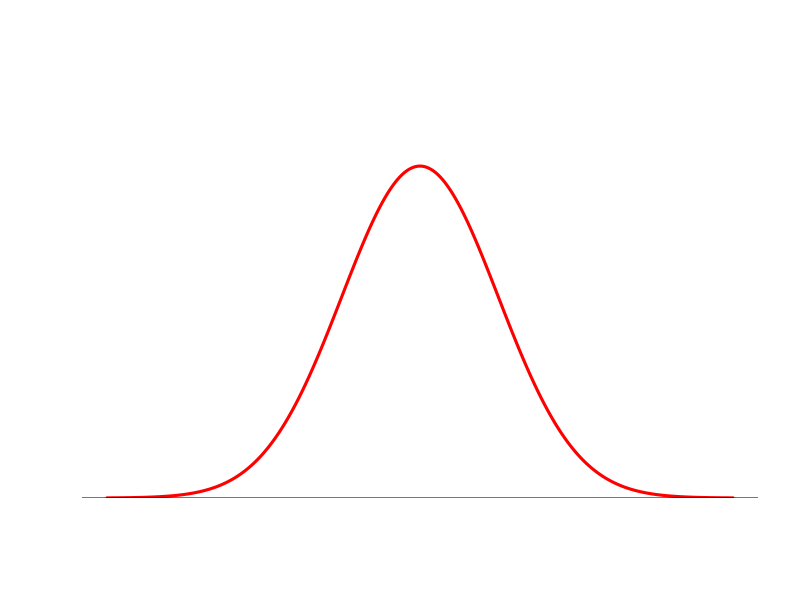
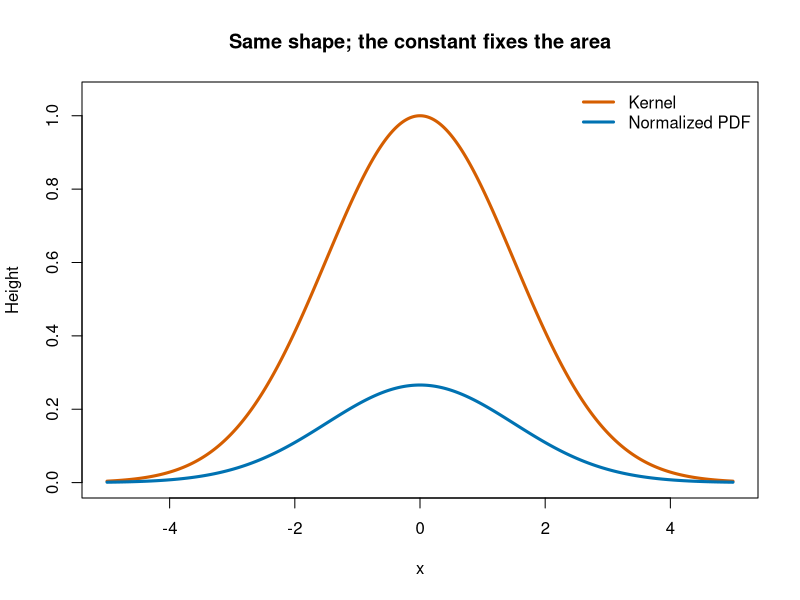
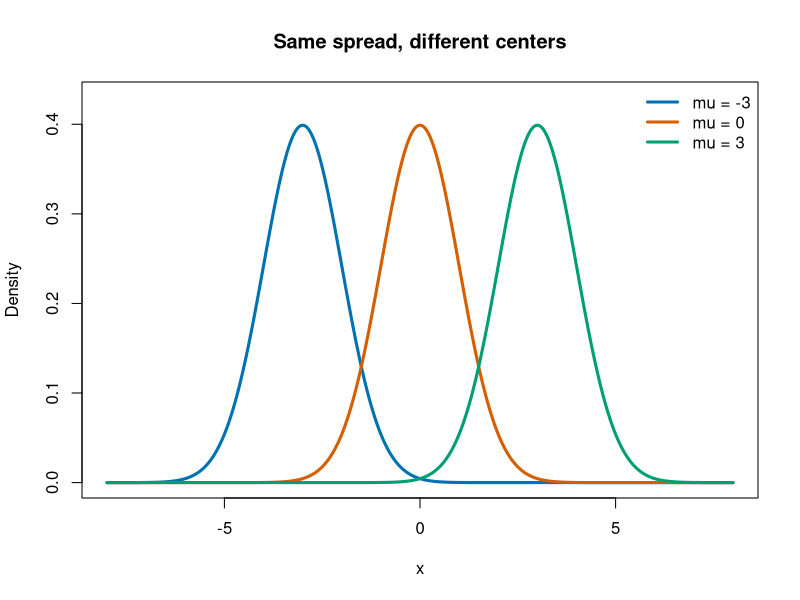
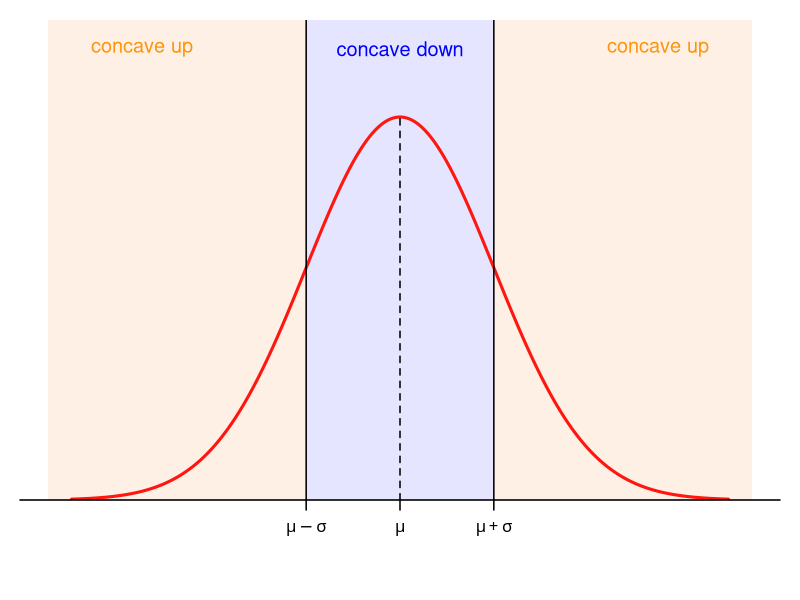
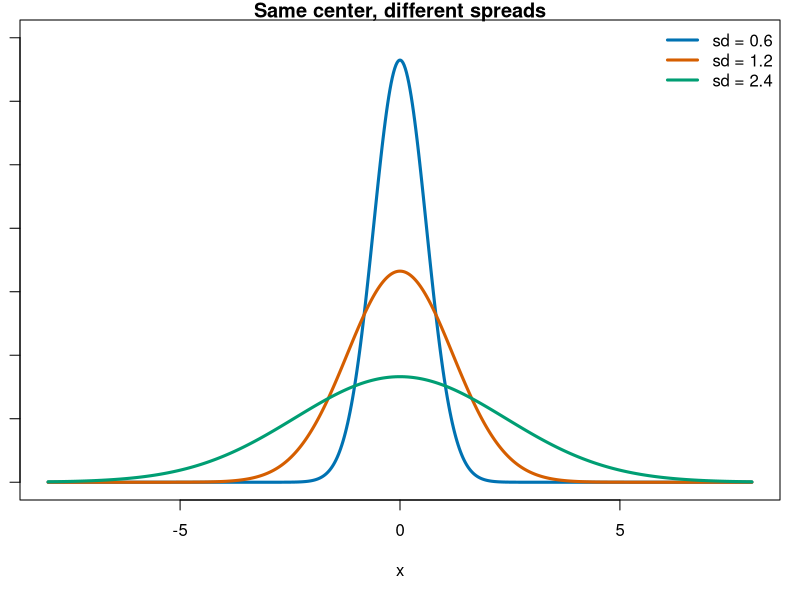
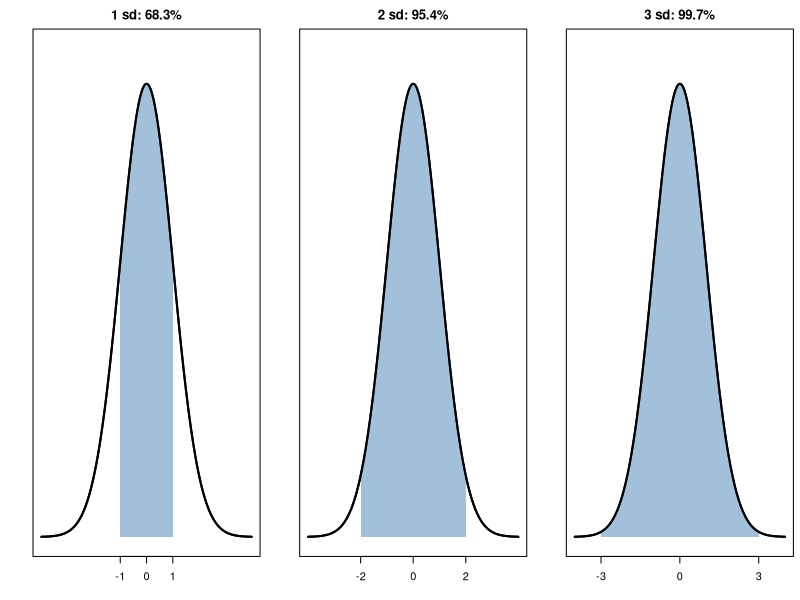
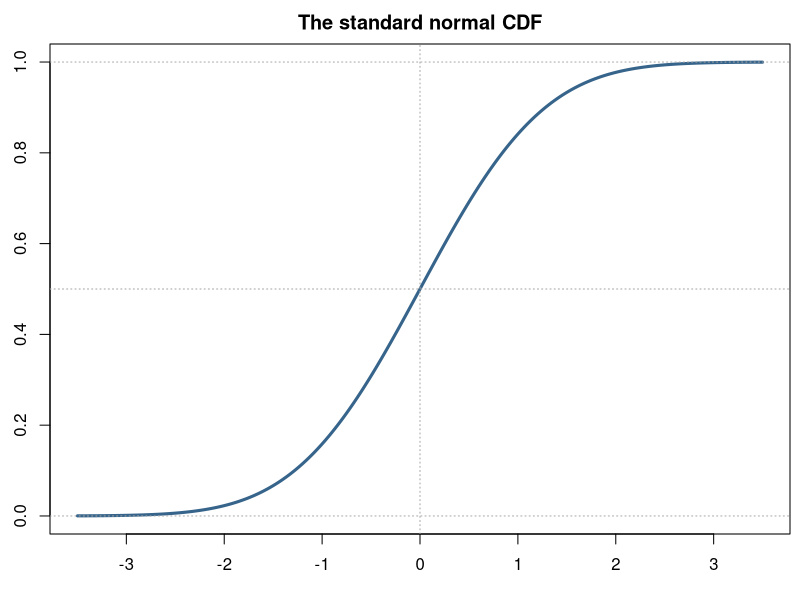
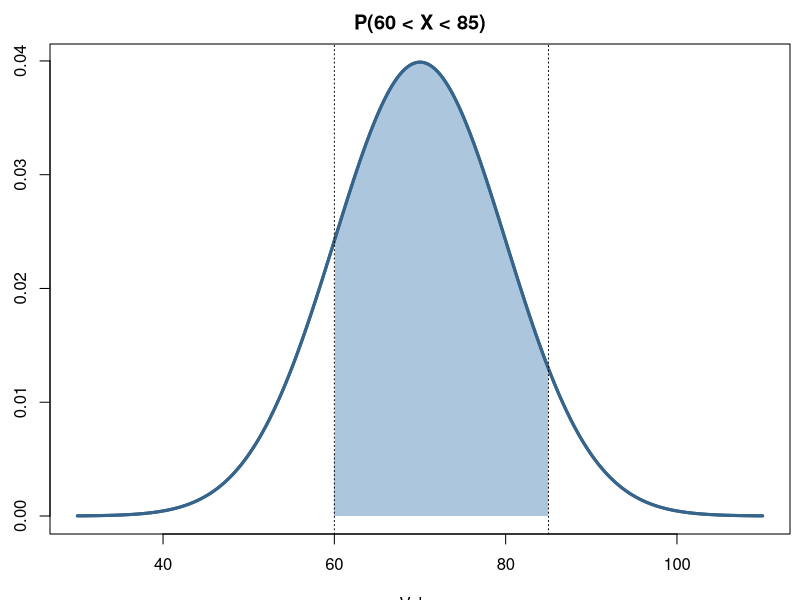

Source code (R) for these figures, in order:
## ---- chunk 1
#| echo: false
x <- seq(-4, 4, length.out = 600)
plot(x, dnorm(x), type = "l", lwd = 3, col = "red",
     xlab = "", main = "", ylab = "", bty = "n", xaxt = "n", yaxt = "n", yaxs = "i", ylim = c(0, 0.5))
abline(h = 0)
## ---- chunk 2
#| echo: false
mu <- 0; sd <- 1.5
x <- seq(-5, 5, length.out = 700)
kernel <- exp(-(x - mu)^2 / (2 * sd^2))
plot(x, kernel, type = "l", lwd = 3, col = "#D55E00",
     ylim = c(0, 1.05), xlab = "x", ylab = "Height",
     main = "Same shape; the constant fixes the area")
lines(x, dnorm(x, mean = mu, sd = sd), lwd = 3, col = "#0072B2")
legend("topright", c("Kernel", "Normalized PDF"),
       col = c("#D55E00", "#0072B2"), lwd = 3, bty = "n")
## ---- chunk 3
#| echo: false
x <- seq(-8, 8, length.out = 600)
plot(x, dnorm(x, -3, 1), type = "l", lwd = 3, col = "#0072B2",
     ylim = c(0, 0.43), xlab = "x", ylab = "Density",
     main = "Same spread, different centers")
lines(x, dnorm(x, 0, 1), lwd = 3, col = "#D55E00")
lines(x, dnorm(x, 3, 1), lwd = 3, col = "#009E73")
legend("topright", c("mu = -3", "mu = 0", "mu = 3"),
       col = c("#0072B2", "#D55E00", "#009E73"), lwd = 3, bty = "n")
## ---- chunk 4
#| echo: false
#| label: fig-concavity
#| fig-asp: 0.5

mu <- 0
sigma <- 1

x <- seq(-3.5, 3.5, length.out = 1000)
y <- dnorm(x, mu, sigma)

par(mar = c(5, 1, 1, 1))

plot(x, y, type = "n",
     xlim = c(-3.75, 3.75), ylim = c(0, .5),
     axes = FALSE,
     xlab = "",
     ylab = "",
     yaxs = "i")

## Background
rect(-3.75, 0, mu - sigma, .5, col = "#FFF0E6", border = NA)
rect(mu - sigma, 0, mu + sigma, .5, col = "#E5E5FF", border = NA)
rect(mu + sigma, 0, 3.75, .5, col = "#FFF0E6", border = NA)

## Density
lines(x, y, col = "#FF160F", lwd = 3)

## Axes
axis(1,
     at = c(10*min(x), mu - sigma, mu, mu + sigma, 10*max(x)),
     labels = c(NA, expression(mu - sigma),
                expression(mu),
                expression(mu + sigma),
                NA),
     lwd = 1.5)

#axis(1, at = c(mu - sigma, mu + sigma),
#     labels = FALSE, tcl = 0.5, lwd = 1.5)

## Concavity boundaries
abline(v = c(mu - sigma, mu + sigma), lwd = 1.5)

## Dashed line from x-axis to the peak
segments(mu, 0, mu, dnorm(mu, mu, sigma),
         lty = 2, lwd = 1.5)

## Labels
text(-2.75, .47, "concave up", col = "#FD9409", cex = 1.2)
text(mu,    .47, "concave down", col = "blue", cex = 1.2)
text( 2.75, .47, "concave up", col = "#FD9409", cex = 1.2)
## ---- chunk 5
#| echo: false
x <- seq(-8, 8, length.out = 600)
plot(x, dnorm(x, 0, 0.6), type = "l", lwd = 3, col = "#0072B2",
     ylim = c(0, 0.7), xlab = "x", ylab = "Density",
     main = "Same center, different spreads")
lines(x, dnorm(x, 0, 1.2), lwd = 3, col = "#D55E00")
lines(x, dnorm(x, 0, 2.4), lwd = 3, col = "#009E73")
legend("topright", c("sd = 0.6", "sd = 1.2", "sd = 2.4"),
       col = c("#0072B2", "#D55E00", "#009E73"), lwd = 3, bty = "n")
## ---- chunk 6
#| echo: false
#| fig-asp: 0.3
par(mfrow = c(1, 3), mar = c(3.3, 2.5, 2.2, 0.5))
x <- seq(-4, 4, length.out = 801)
for (k in 1:3) {
  y <- dnorm(x)
  plot(x, y, type = "l", lwd = 2, xlab = "", ylab = "",
       main = paste0(k, " sd: ", round(100 * (pnorm(k) - pnorm(-k)), 1), "%"),
       ylim = c(0, 0.43), axes = FALSE)
  polygon(c(-k, x[x >= -k & x <= k], k),
          c(0, y[x >= -k & x <= k], 0),
          col = adjustcolor("steelblue", alpha.f = 0.5), border = NA)
  lines(x, y, lwd = 2)
  axis(1, at = c(-k, 0, k))
  box()
}
par(mfrow = c(1, 1))
## ---- chunk 7
#| echo: false
x <- seq(-3.5, 3.5, length.out = 600)
plot(x, pnorm(x), type = "l", lwd = 3, col = "steelblue4",
     xlab = "z", ylab = "Phi(z)", main = "The standard normal CDF")
abline(h = c(0, 0.5, 1), lty = 3, col = "grey65")
abline(v = 0, lty = 3, col = "grey65")
## ---- chunk 8
#| echo: false
x <- seq(30, 110, length.out = 900)
y <- dnorm(x, 70, 10)
plot(x, y, type = "l", lwd = 3, col = "steelblue4",
     xlab = "Value", ylab = "Density", main = "P(60 < X < 85)")
inside <- x >= 60 & x <= 85
polygon(c(60, x[inside], 85), c(0, y[inside], 0),
        col = adjustcolor("steelblue", alpha.f = 0.45), border = NA)
lines(x, y, lwd = 3, col = "steelblue4")
abline(v = c(60, 85), lty = 3)
## ---- chunk 9
dnorm(70, mean = 70, sd = 10)
pnorm(85, mean = 70, sd = 10) - pnorm(60, mean = 70, sd = 10)
qnorm(0.95, mean = 70, sd = 10)
## ---- chunk 10
set.seed(8675309)
x <- rnorm(1000, 5.6, sqrt(22))
hist(x, freq = FALSE, breaks = "Scott")
curve(dnorm(x, 5.6, sqrt(22)), from = min(x), to = max(x), 
      col = "red", add = TRUE, lwd = 2)
## ---- chunk 11
pnorm(60, mean = 75, sd = 12)

pnorm(90, mean = 75, sd = 12, lower.tail = FALSE)

pnorm(85, mean = 75, sd = 12) -
  pnorm(70, mean = 75, sd = 12)

qnorm(0.9, mean = 75, sd = 12)
## ---- chunk 12
#| echo: false
x <- seq(0, 50, length.out = 800)
y <- dnorm(x, 24, 6)
plot(x, y, type = "l", lwd = 3, col = "steelblue4",
     xlab = "Minutes", ylab = "Density", main = "Less than 15 minutes")
i <- x <= 15
polygon(c(0, x[i], 15), c(0, y[i], 0),
        col = adjustcolor("tomato3", alpha.f = 0.5), border = NA)
lines(x, y, lwd = 3, col = "steelblue4")
abline(v = 15, lty = 2)
## ---- chunk 13
pnorm(15, mean = 24, sd = 6)

pnorm(30, mean = 24, sd = 6) -
  pnorm(20, mean = 24, sd = 6)

qnorm(0.95, mean = 24, sd = 6)

set.seed(240)
times <- rnorm(10000, mean = 24, sd = 6)
mean(times < 15)
sum(times < 0)
## ---- chunk 14
#| echo: false
x <- seq(0, 8, length.out = 600)
plot(x, dexp(x, rate = 1), type = "l", col = "steelblue4", lwd = 3,
     xlab = "Waiting time", ylab = "Density", main = "Exponential(rate = 1)")
## ---- chunk 15
gamma(1)
gamma(4)
factorial(3)
gamma(2.5)
## ---- chunk 16
#| echo: false
alpha <- 3; beta <- 1
x <- seq(0, 10, length.out = 700)
kernel <- x^(alpha - 1) * exp(-beta * x)
plot(x, kernel, type = "l", lwd = 3, col = "#D55E00",
     xlab = "x", ylab = "Height",
     main = "Gamma(shape = 3, rate = 1): kernel versus PDF")
lines(x, dgamma(x, shape = alpha, rate = beta),
      lwd = 3, col = "#0072B2")
legend("topright", c("Kernel", "Normalized PDF"),
       col = c("#D55E00", "#0072B2"), lwd = 3, bty = "n")
## ---- chunk 17
#| echo: false
x <- seq(0, 7, length.out = 600)
plot(x, dexp(x, rate = 1), type = "l", col = "#D55E00", lwd = 4,
     xlab = "x", ylab = "Density", main = "Two names, the same distribution")
lines(x, dgamma(x, shape = 1, rate = 1), col = "#0072B2", lwd = 2, lty = 2)
legend("topright", c("Exponential(1)", "Gamma(shape=1, rate=1)"),
       col = c("#D55E00", "#0072B2"), lwd = c(4, 2), lty = c(1, 2), bty = "n")
## ---- chunk 18
#| echo: false
x <- seq(0, 12, length.out = 600)
plot(x, dgamma(x, 1, rate = 0.7), type = "l", lwd = 3, col = "#D55E00",
     ylim = c(0, 0.72), xlab = "Total waiting time", ylab = "Density",
     main = "Sum of 1, 3, or 5 independent exponential waits")
lines(x, dgamma(x, 3, rate = 0.7), lwd = 3, col = "#0072B2")
lines(x, dgamma(x, 5, rate = 0.7), lwd = 3, col = "#009E73")
legend("topright", c("1 wait", "3 waits", "5 waits"),
       col = c("#D55E00", "#0072B2", "#009E73"), lwd = 3, bty = "n")
## ---- chunk 19
dgamma(2, shape = 3, rate = 1)
pgamma(2, shape = 3, rate = 1)
qgamma(0.9, shape = 3, rate = 1)
rgamma(5, shape = 3, rate = 1)
## ---- chunk 20
set.seed(8675309)
x <- rgamma(1000, 2, 2)
hist(x, freq = FALSE, breaks = "Scott")
curve(dgamma(x, 2, rate = 2), from = min(x), to = max(x), 
      col = "red", add = TRUE, lwd = 2)
## ---- chunk 21
#| echo: false
x <- seq(0, 22, length.out = 900)
y <- dgamma(x, shape = 4, rate = 0.5)
plot(x, y, type = "l", lwd = 3, col = "steelblue4",
     xlab = "Minutes", ylab = "Density", main = "Time until the fourth order")
i <- x <= 5
polygon(c(0, x[i], 5), c(0, y[i], 0),
        col = adjustcolor("tomato3", alpha.f = 0.5), border = NA)
lines(x, y, lwd = 3, col = "steelblue4")
abline(v = 5, lty = 2)
## ---- chunk 22
pgamma(5, shape = 4, rate = 0.5)

pgamma(12, shape = 4, rate = 0.5, lower.tail = FALSE)

pgamma(10, shape = 4, rate = 0.5) -
  pgamma(4, shape = 4, rate = 0.5)

qgamma(0.9, shape = 4, rate = 0.5)
## ---- chunk 23
pgamma(1, shape = 5, rate = 3)

pgamma(2, shape = 5, rate = 3, lower.tail = FALSE)

qgamma(0.75, shape = 5, rate = 3)

set.seed(240)
t <- rgamma(10000, shape = 5, rate = 3)
mean(t > 2)
